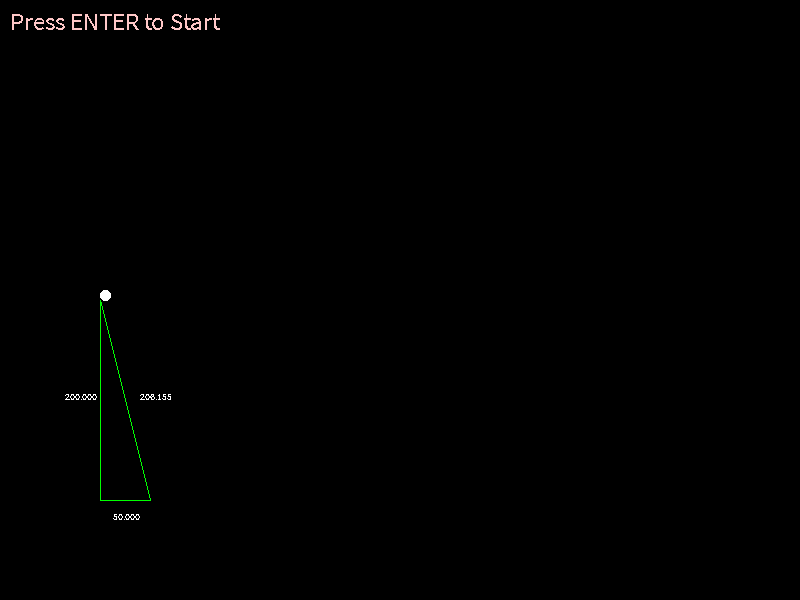
Frame 1 (no input)
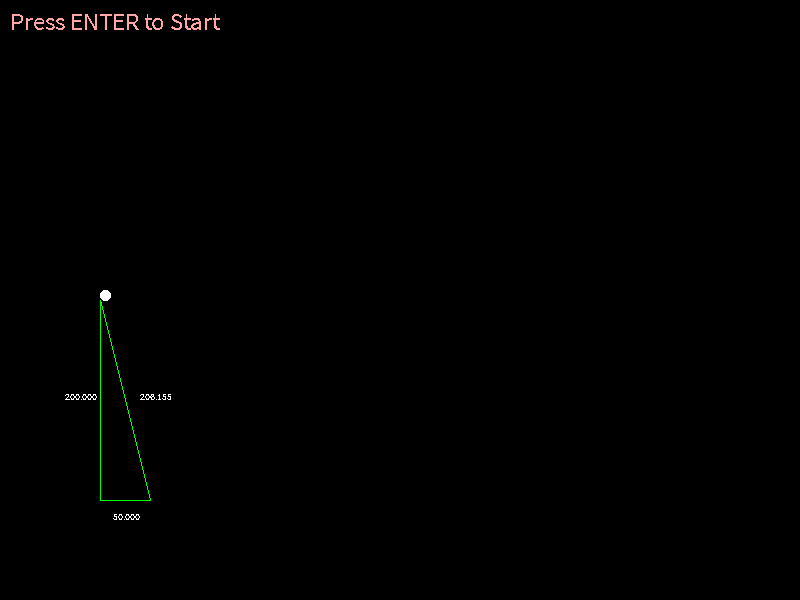
Frame 60 (the mouse pressed at the canvas centre just before this capture)
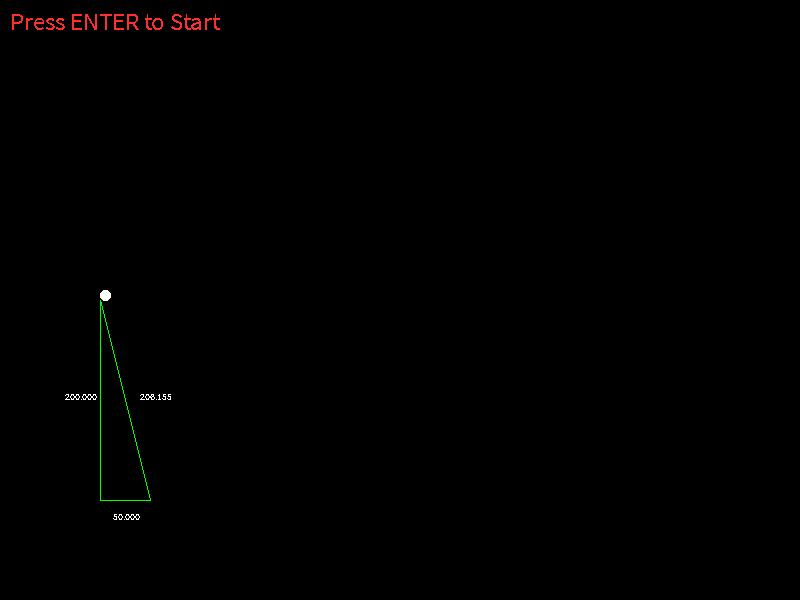
Frame 120 (the mouse held since frame 60 and released just before this capture)

The Processing sketch that drew these frames (run headless with seeded random() and noise(); from frame 60 on, the mouse is pressed at the canvas centre):

// Processing sketch: InclinedRamp
// ── InclinedRamp.pde
static boolean debugText = true;
// Constant Gravity pixel*s^-2
static float accelGravity = 0.981f;

// Altura e Largura da Rampa
int rampWidth = 50; // Largura
int rampHeight = 200; // Altura

// Tan = cateto oposto (altura) / cateto adjacente (largura)
float angleRamp = atan2(rampHeight, rampWidth);

PVector rampPosition;
PVector widthRamp, heightRamp, initialRamp;

boolean contactRamp = true;
boolean stopGame = true;

class Ball {
  // Backup Reseting ...
  PVector b_velocity;
  PVector b_acceleration;
  PVector b_position;
  
  PVector velocity;    // Velocidade em cada eixo
  PVector acceleration; // Aceleração em cada eixo
  PVector position;      // Posição Atual da particula
  
  float size;            // Tamanho da bola
  
  Ball(PVector acceleration, PVector position, float size) {
    this.acceleration = acceleration;
    this.b_acceleration = new PVector(acceleration.x , acceleration.y);
    this.position = position;
    this.b_position = new PVector(position.x, position.y);
    this.velocity = new PVector();
    this.b_velocity = new PVector(velocity.x, velocity.y);
    this.size = size;
  }
  
  void setAcceleration(PVector acceleration) {
    this.acceleration = acceleration;
  }
  
  PVector getPosition() {
    return position;
  }
  
  void reset() {
    this.acceleration = new PVector(b_acceleration.x, b_acceleration.y);
    this.position = new PVector(b_position.x, b_position.y);
    this.velocity = new PVector(b_velocity.x, b_velocity.y);
    println("Reseting ...");
    println(this.acceleration);
    println(this.position);
    println(this.velocity);
  }
  
  void updateLogic() {
    velocity.add(acceleration);
    position.add(velocity);
  }
  
  void drawLogic() {
    circle(position.x + (size / 2), position.y - (size / 2), size);
  }
  
}

Ball ball;

void setup() {
  size(800, 600);
  noSmooth();
  settingText(CENTER, 10);
  reconfigureRamp();
}

void reconfigureRamp() {
  rampPosition = new PVector(100, height - 100);
  heightRamp = new PVector(rampPosition.x, rampPosition.y - rampHeight);
  widthRamp = new PVector(rampPosition.x + rampWidth, rampPosition.y);
  
  angleRamp = atan2(rampHeight, rampWidth);
  
  ball = new Ball(new PVector(accelGravity * cos(angleRamp), accelGravity * sin(angleRamp)), new PVector(heightRamp.x, heightRamp.y), 10);
}

void keyPressed() {
  if(keyCode == ENTER) stopGame = !stopGame;
}

void settingText(int align, int size) {
  textAlign(align);
  textSize(size);
}

void draw() {
  background(0);
  
  {
    textAlign(LEFT);
    textSize(25);
    
    settingText(LEFT, 25);
    
    fill(lerpColor(color(255, 0, 0), color(255, 255, 255), abs(cos((millis()*PI/180)*0.15f))));
    
    if(stopGame)
      text("Press ENTER to Start", 10, 30);
    else
      text("Press ENTER to Stop", 10, 30);
      
    fill(255, 255, 255);
      
    settingText(CENTER, 10);
  }

  // Line Height
  {
    stroke(0, 255, 0);
    line(rampPosition.x,  rampPosition.y, heightRamp.x, heightRamp.y);
  }
  
  // Line Width
  {
    stroke(0, 255, 0);
    line(rampPosition.x,  rampPosition.y, widthRamp.x, widthRamp.y);
  }
  
  // Line End to Top
  {
    stroke(0, 255, 0);
    line(heightRamp.x,  heightRamp.y, widthRamp.x, widthRamp.y);
  }
  
  if(debugText) {
    stroke(255, 255, 255);
    text(distance(heightRamp, widthRamp), ((heightRamp.x + widthRamp.x) / 2) + 30.0f, ((heightRamp.y + widthRamp.y) / 2));
    text(distance(rampPosition, widthRamp), (rampPosition.x + widthRamp.x) / 2, ((rampPosition.y + widthRamp.y) / 2) + 20.0f);
    text(distance(rampPosition, heightRamp), ((rampPosition.x + heightRamp.x) / 2) - 20.0f, (rampPosition.y + heightRamp.y) / 2);
  }
  
  if(contactRamp && ball.getPosition().x > widthRamp.x) {
    ball.setAcceleration(new PVector(0, 0.98f));
    contactRamp = false;  
  }
  
  if(ball.getPosition().y > width) {
    ball.reset();
    rampWidth = (int)random(50, 500); // Random Largura
    rampHeight = (int)random(50, 500); // Random Altura
    reconfigureRamp();
    contactRamp = true;
  }
  
  if(!stopGame)
    ball.updateLogic();
  
  ball.drawLogic();
  
}

float distance(PVector a, PVector b) {
  return a.dist(b);
}
